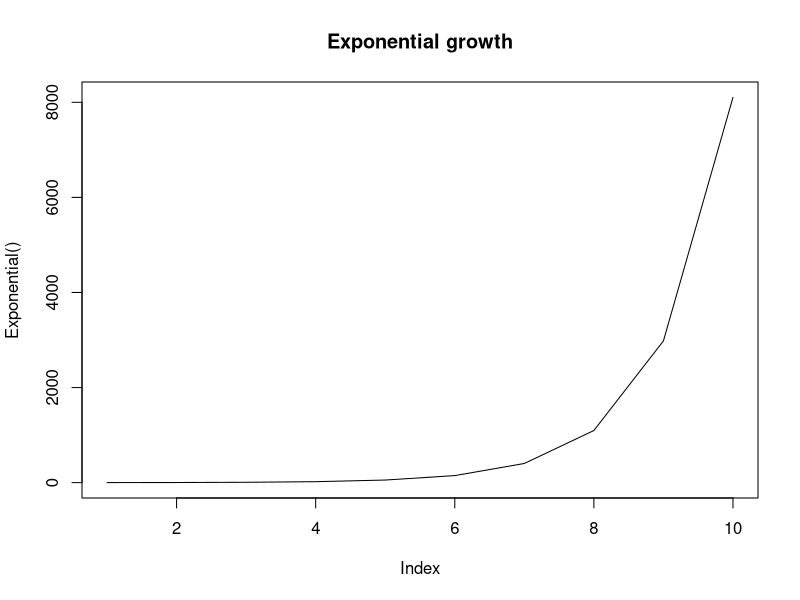

Here is the R script that generated this plot:
Exponential <- function(N0 = 1, r = 1, generations = 10) {
  # Runs a simulation of exponential growth
  # Returns a vector of length generations
  
  N <- rep(NA, generations)    # Creates a vector of NA
  
  N[1] <- N0
  for (t in 2:generations) {
    N[t] <- N[t-1] * exp(r)
    browser()
  }
  return (N)
}

plot(Exponential(), type="l", main="Exponential growth")









